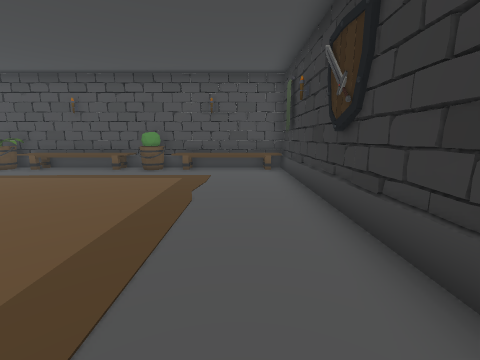
view 1 (above)

16 first-person views from a walk through a scene from a Unity 3-D project. The camera is 1.3 m above the floor, tilts 10° down and sees 90° across. The floor is counted in squares, 1 m on a side. Each view is taken from the middle of a square. On the plan, view 1 faces up. The plan holds only what a view shows up to about 12 squares ahead; the rest is blank. The place goes on beyond the plan. Some surface patterns are stand-ins.

view 2
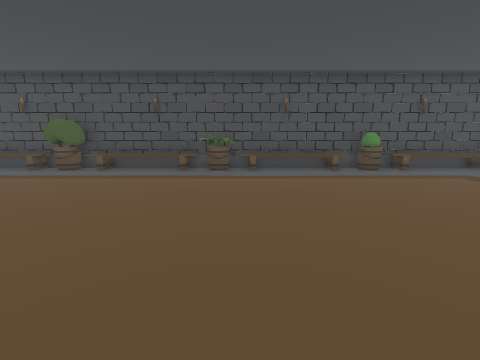

view 3
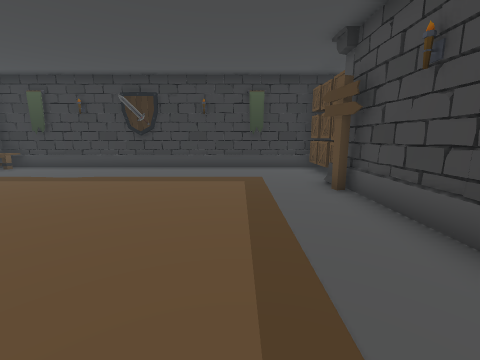

view 4
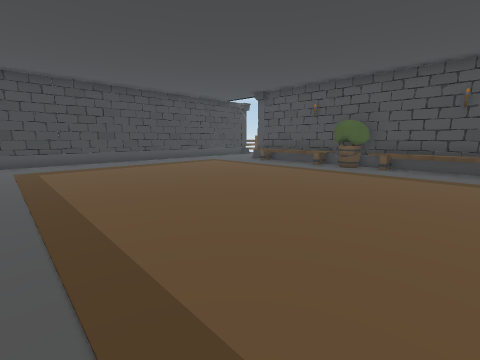

view 5
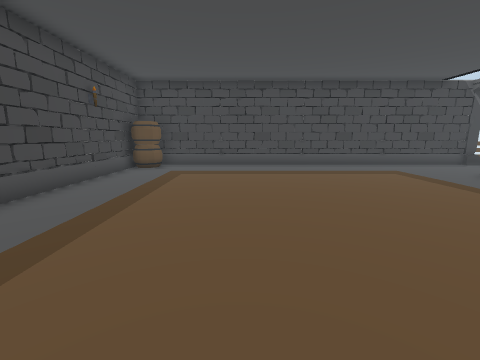

view 6
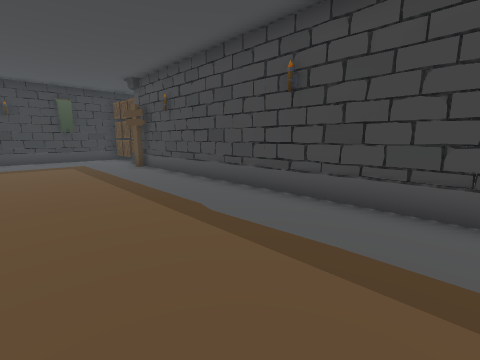

view 7
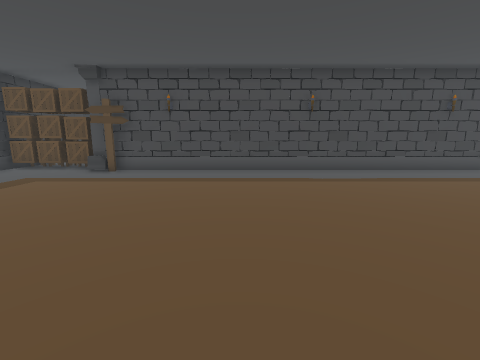

view 8
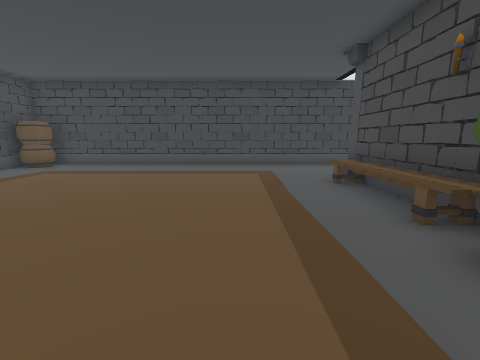

view 9
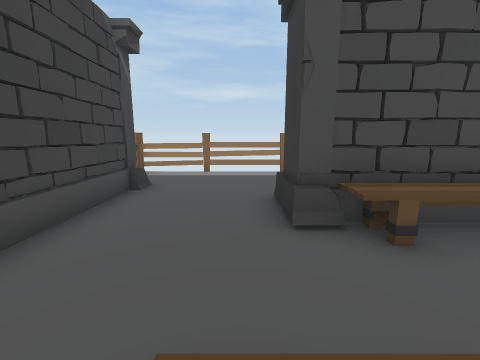

view 10
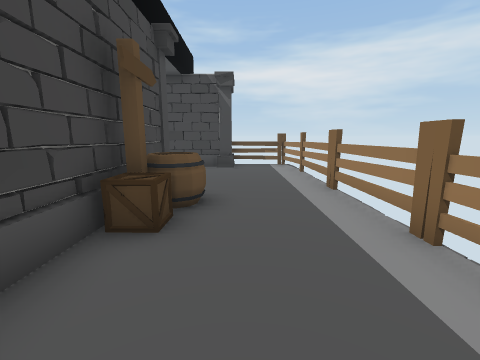

view 11
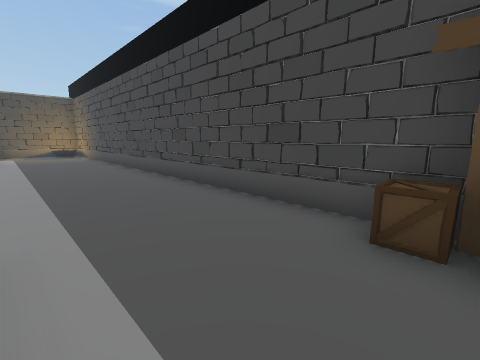

view 12
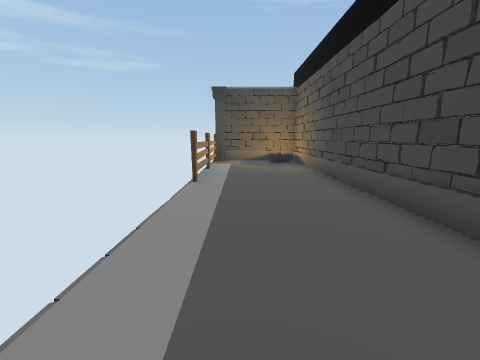

view 13
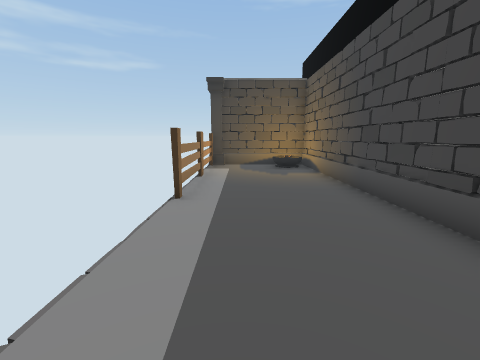

view 14
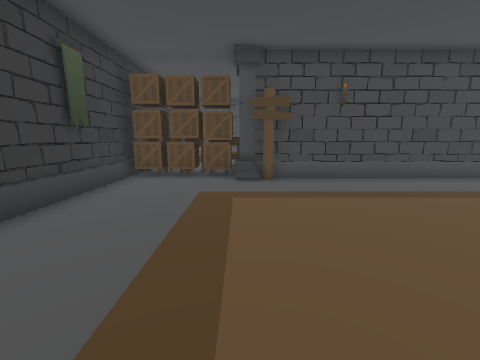

view 15
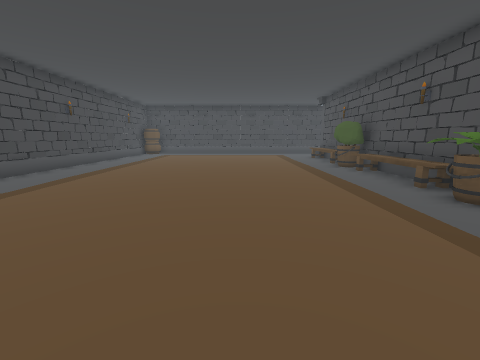

view 16
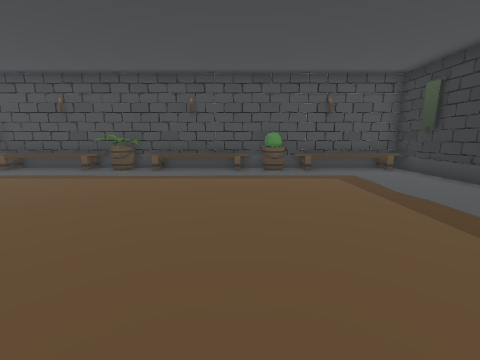

### Floor plan
Points are (right, up) in squares from view 1. A wall is a line through its corners. A room is listed if a view was taken in it or the views show most of it. See-through windows are left out.
Room 1 (views 1, 2, 3, 4, 5, 6, 7, 8, 9, 10, 11, 12, 13, 14, 15, 16)
walls: (-21.6, 11.9) (1.9, 11.9) (1.9, 15.5); (1.7, 8.5) (1.7, 9); (2, 5.1) (1.6, 5.2); (-2.1, -4.1) (-1.6, -4.1); (1.7, -1) (1.7, -0.5); (-25.9, 12.6) (-25.9, -2.5); (-25.4, -2.9) (-2.5, -2.9); (1.9, -4.5) (1.9, 10.7) (-21.6, 10.7)
objects: column (-27, 13) to (-26, 14); fence (-27, 15) to (-27, 16); fence (-26, 16) to (-25, 16); barrel (-25, -2); column (-22, 11); other object (-21, 10) to (-18, 10); fence (-21, 16); barrel (-20, 13); other object (-19, 12) to (-19, 13); fence (-18, 16); other object (-17, 9) to (-15, 10); other object (-14, 10) to (-12, 10); other object (-11, 9) to (-9, 10); other object (-10, 10); other object (-8, 10) to (-5, 10); fence (-5, 16) to (-3, 16); bucket (-3, 10); column (-2, -3); other object (-2, 10) to (1, 10); fence (-2, 16) to (1, 16); chair (-1, -5) to (0, -5); other object (-1, -4); other object (-1, -3); other object (0, -4) to (0, -3); other object (1, -5) to (1, -4); other object (1, -3); other object (2, -3); column (2, 16)

Where each view was taken, in squares from view 1:
view 1: 0 up, 0 right, facing up
view 2: 0 up, 9 left, facing up
view 3: 0 up, 9 left, facing right
view 4: 1 down, 12 left, facing up-left
view 5: 2 up, 14 left, facing left
view 6: 2 up, 14 left, facing down-right
view 7: 7 up, 8 left, facing down
view 8: 7 up, 14 left, facing left
view 9: 7 up, 23 left, facing up
view 10: 14 up, 15 left, facing left
view 11: 16 up, 19 left, facing down-right
view 12: 15 up, 12 left, facing right
view 13: 15 up, 10 left, facing right
view 14: 5 up, 2 left, facing down
view 15: 5 up, 5 left, facing left
view 16: 0 up, 5 left, facing up
